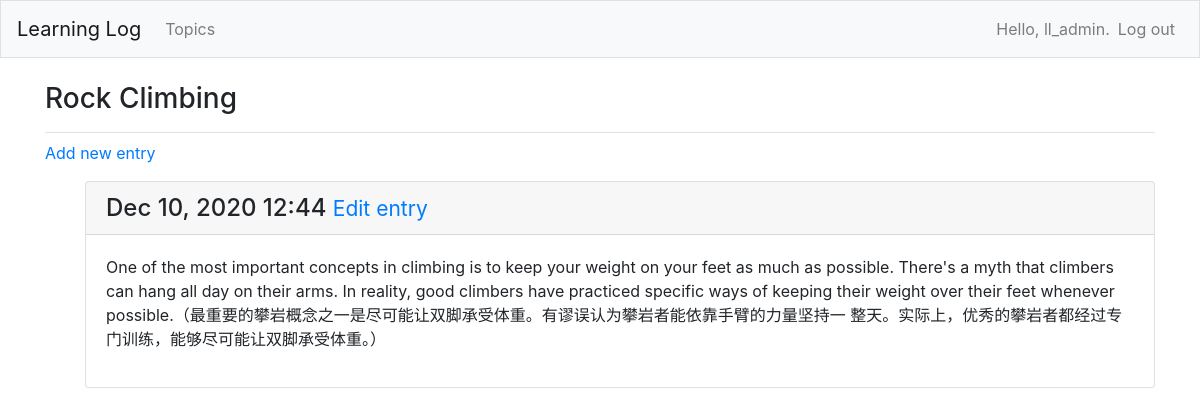
/topic/2/ (signed in), run on the app's committed database.
### learning_logs/models.py (models this page shows, shortened)
class Topic(models.Model):
  text = models.CharField(max_length=200)
  date_added = models.DateTimeField(auto_now_add=True)
  owner = models.ForeignKey(User, on_delete=models.CASCADE)
  def __str__(self):
    return self.text

class Entry(models.Model):
  topic = models.ForeignKey(Topic, on_delete=models.CASCADE)
  text = models.TextField()
  date_added = models.DateTimeField(auto_now_add=True)
  class Meta:
    verbose_name_plural = 'entries'

### learning_logs/views.py (the view)
# urls.py: path('topic/<int:topic_id>/', views.topic, name='topic'),
@login_required
def topic(request, topic_id):
  topic_item = Topic.objects.get(id=topic_id)
  if topic_item.owner != request.user:
    raise Http404
  entries = topic_item.entry_set.order_by('-date_added')
  context = {'topic': topic_item, 'entries': entries}
  return render(request, 'learning_logs/topic.html', context)

### learning_logs/templates/learning_logs/topic.html
{% extends 'learning_logs/base.html' %}
{% block page_header %}
  <h3>{{ topic }}</h3>
{% endblock page_header %}
{% block content %}
  <p>
    <a href="{% url 'learning_logs:new_entry' topic.id %}">Add new entry</a>
  </p>
  <ul>
    {% for entry in entries %}
      <div class="card mb-3">
        <h4 class="card-header">
          {{ entry.date_added | date:'M d, Y H:i' }}
          <small>
            <a href="{% url 'learning_logs:edit_entry' entry.id %}">Edit entry</a>
          </small>
        </h4>
        <div class="card-body">
          {{ entry.text | linebreaks }}
        </div>
      </div>
    {% empty %}
      <p>There are no entries for this topic yet.</p>
    {% endfor %}
  </ul>
{% endblock content %}

### learning_logs/templates/learning_logs/base.html (shortened to what this page needs)
{% load bootstrap4 %}
<!doctype html>
<html lang="en">
  <head>
    {% bootstrap_css %}
  </head>
  <body>
    <nav class="navbar navbar-expand-md navbar-light bg-light mb-4 border">
      <a class="navbar-brand" href="{% url 'learning_logs:index' %}">
        Learning Log
      </a>
      <div class="collapse navbar-collapse" id="navbarCollapse">
        <ul class="navbar-nav mr-auto">
          <li class="nav-item">
            <a class="nav-link" href="{% url 'learning_logs:topics' %}">
              Topics
            </a>
          </li>
        </ul>
        <ul class="navbar-nav ml-auto">
          {% if user.is_authenticated %}
            <li class="nav-item">
              <span class="navbar-text">Hello, {{ user.username }}.</span>
            </li>
            <li class="nav-item">
              <a class="nav-link" href="{% url 'users:logout' %}">Log out</a>
            </li>
          {% else %}
            <li class="nav-item">
              <a class="nav-link" href="{% url 'users:register' %}">Register</a>
            </li>
            <li class="nav-item">
              <a class="nav-link" href="{% url 'users:login' %}">Log in</a></li>
          {% endif %}
        </ul>
      </div>
    </nav>
    <main class="container" role="main">
      <div class="pb-2 mb-2 border-bottom">
        {% block page_header %}
        {% endblock page_header %}
      </div>
      <div>
        {% block content %}
        {% endblock content %}
      </div>
    </main>
  </body>
</html>

### data on the page
Topic: text "Rock Climbing"
Entry: date_added "Dec 10, 2020 12:44", text "One of the most important concepts in climbing is to keep your weight on your feet as much as possible. There's a myth that climbers can hang all day on their arms. In reality, good climbers have practiced specific ways of keeping their weight over their feet whenever possible.（最重要的攀岩概念之一是尽可能让双脚承受体重。有谬误认为攀岩者能依靠手臂的力量坚持一 整天。实际上，优秀的攀岩者都经过专门训练，能够尽可能让双脚承受体重。）"

### other printed values
{{ user.username }} "ll_admin"
